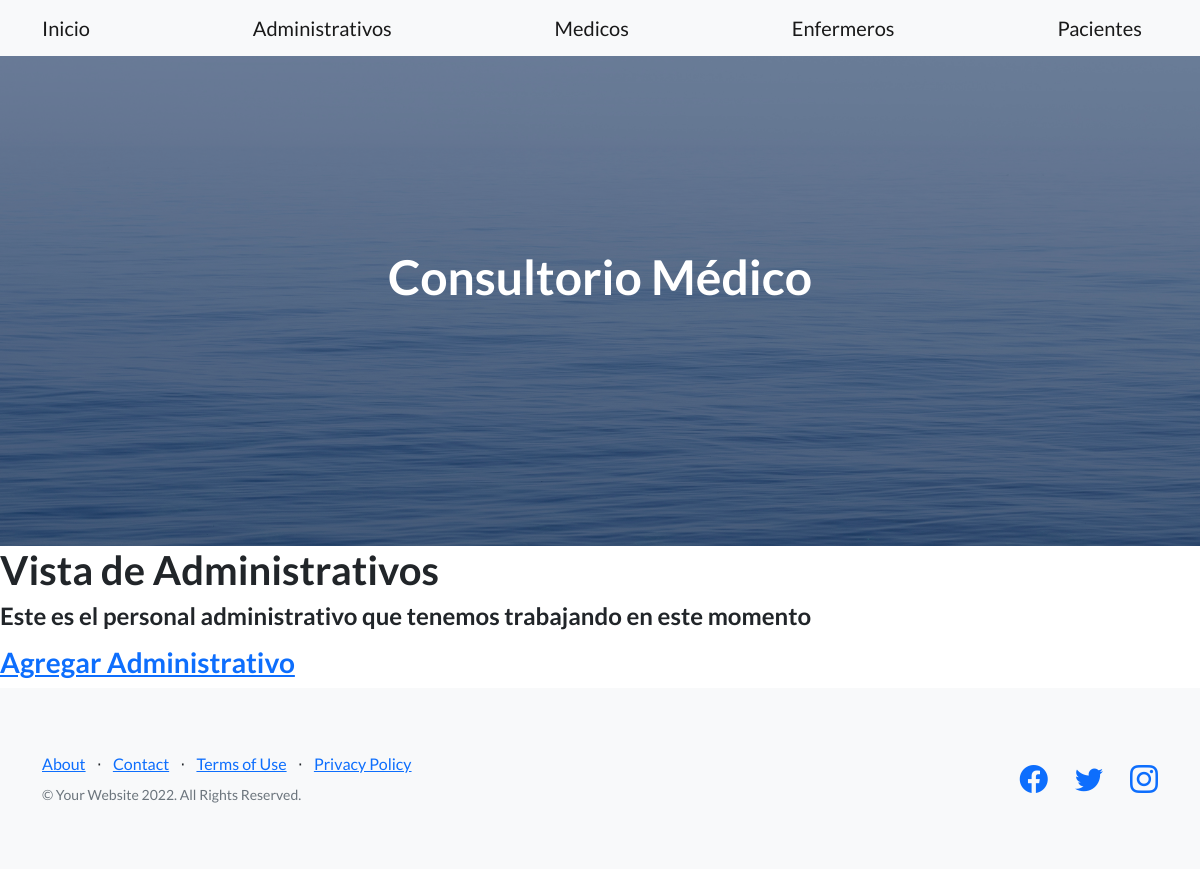
/consultorio/administrativos/, run on an earlier commit of the app's database.
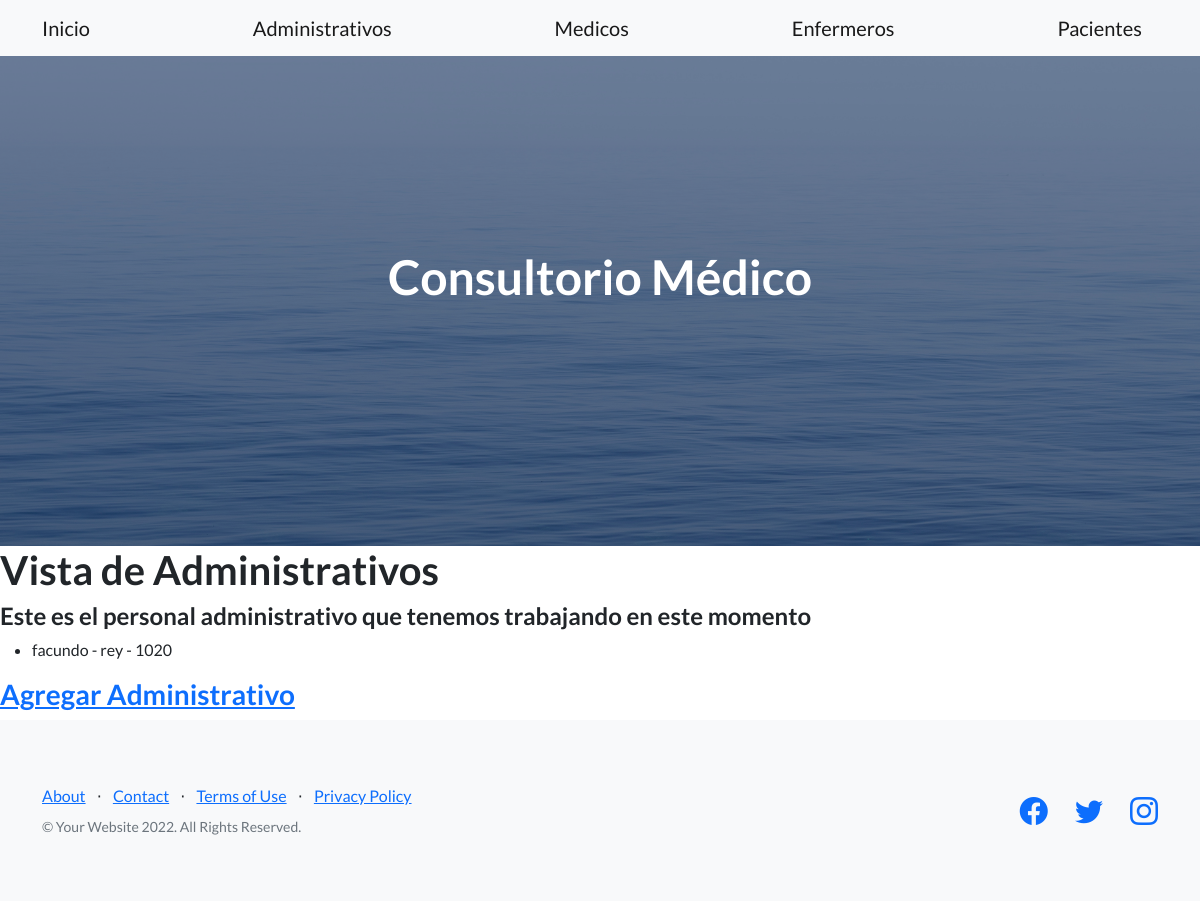
And on a later commit of the database.
### Appconsultorios/models.py (models this page shows, shortened)
class Administrativo(models.Model):
    nombre = models.CharField(max_length=50)
    apellido = models.CharField(max_length=50)
    legajo = models.IntegerField()

### Appconsultorios/views.py (the view)
# urls.py: path('administrativos/',administrativos,name="administrativos"),
def administrativos(request):
    lista=Administrativo.objects.all
    return render(request,'administrativos.html', {'lista_administrativos':lista})

### Appconsultorios/Templates/administrativos.html
{% extends 'padre.html' %}
{% load static %}
{% block contenidoQueCambia %}
    <h1>Vista de Administrativos </h1>
    <h4>Este es el personal administrativo que tenemos trabajando en este momento</h4>
    <ul>
        {% for administrativo in lista_administrativos %}
            <li>{{administrativo.nombre}} - {{administrativo.apellido}} - {{administrativo.legajo}}</li>
        {% endfor %}
    </ul>
    <h3>
        <a href="{% url 'administrativoFormulario' %}">Agregar Administrativo</a>
    </h3>
{% endblock contenidoQueCambia %}

What changed in the data, as far as the page shows it:
added Administrativo: nombre "facundo", apellido "rey", legajo "1020"
